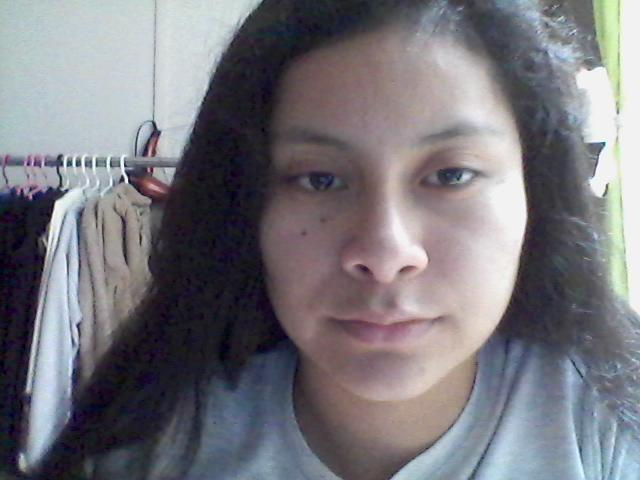
#> input picture Frame1.jpg, 640 x 480 px, given in place of the camera
$ python Blinkdetection.py
#> lines starting #> are read from the running program, lines starting #| are printed output that depends on the picture; after the words box and inside, x2 and y2 are one past the last pixel; in counts of white or black regions, pixels touching at a corner belong together
### imflatfield.py
from __future__ import print_function
from __future__ import division
import cv2 as cv
import numpy as np
import argparse

def gammaCorrection(img_original,gamma):

    lookUpTable = np.empty((1,256), np.uint8)
    for i in range(256):
        lookUpTable[0,i] = np.clip(pow(i / 255.0, gamma) * 255.0, 0, 255)

    res = cv.LUT(img_original, lookUpTable)
    return res

### imadjust.py
import numpy as np

# Image adjustment
def imadjust(img, In=(0,1.0), Out=(0,1.0), gamma=1.0):
    "J = low_out +(high_out - low_out).* ((I - low_in)/(high_in - low_in)).^ gamma"
    low_in,high_in = In
    low_out, high_out = Out

    low_in *= 255.0
    high_in *= 255.0

    low_out *= 255.0
    high_out *= 255.0

    k = (high_out - low_out) / (high_in - low_in)

    h,w = img.shape[:2]

    imgOut = np.zeros((h,w), np.uint8)

    for r in range(h):
        for c in range(w):
            if img[r,c] <= low_in:
                imgOut[r,c] = low_out
            elif img[r,c] > high_in:
                imgOut[r,c] = high_out
            else:
                res = round(k*(img[r,c]-low_in) + low_out)
                imgOut[r,c] = res
    return imgOut

### im2double.py
import numpy as np

def im2double(im):
    min_val = np.min(im.ravel())
    max_val = np.max(im.ravel())
    out = (im.astype('float') - min_val) / (max_val - min_val)
    res = out.round()
    return res

### histogram.py
import numpy as np

def hist(im):
   counts, bins = np.histogram(im)
   return counts


### Blinkdetection.py
import numpy as np
import imflatfield as ff
import imadjust as ij
import im2double as i2d
import histogram as h
import cv2

from skimage.measure import regionprops_table

# detector HaarCascade de caras
face_detect = cv2.CascadeClassifier('haarcascade_frontalface_default.xml')

# activar camara
cap = cv2.VideoCapture(0)

# variables globales
bd_stdR = []
bd_stdL = []
bd_meanR = []
bd_meanL = []
bd_hRnegro = []
bd_hRblanco = []
bd_hLnegro = []
bd_hLblanco = []
bd_difR = []
bd_difL = []

while 1:
    # captura de imagen y extraccion del canal verde
    ret, frame = cap.read()
#> frame is the input picture: shape (480, 640, 3); mean B, G, R 124.9, 118.5, 120.1
    canal = frame[:,:,2]
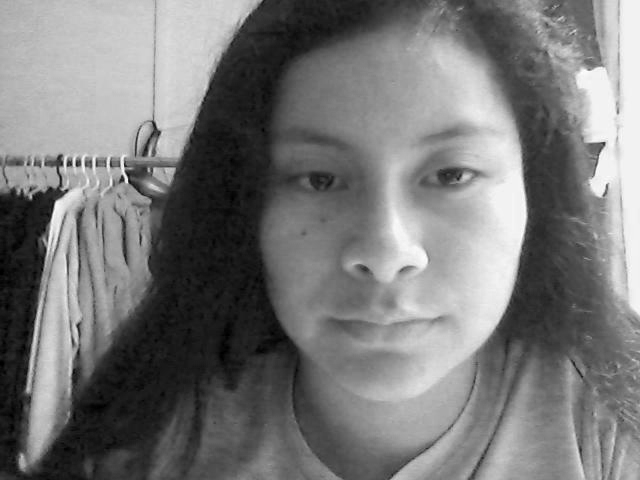
#> canal: shape (480, 640); min 0, max 255, mean 120.1

    # detectar cara
    faces = face_detect.detectMultiScale(canal,1.1,5)
#> faces = [[208, 51, 349, 349]]
    if len(faces) != 0:
        max_i = 0
        for a in range(len(faces)):
            if faces[a][2] > faces[max_i][2]:
                max_i = a
#> this loop made 1 pass
#> after the loop, max_i = 0

        # recortar cara
        bbox_face = faces[max_i]
#> bbox_face = [208, 51, 349, 349]
        face = canal[bbox_face[1]:bbox_face[1]+bbox_face[3], bbox_face[0]:bbox_face[0]+bbox_face[2]]
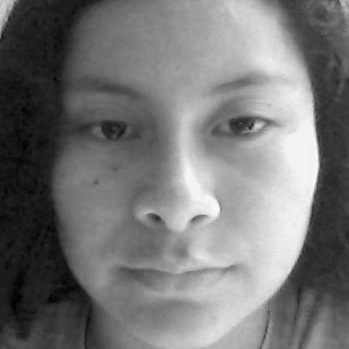
#> face: shape (349, 349); min 0, max 255, mean 117.2
        facepic = frame[bbox_face[1]:bbox_face[1]+bbox_face[3], bbox_face[0]:bbox_face[0]+bbox_face[2]]
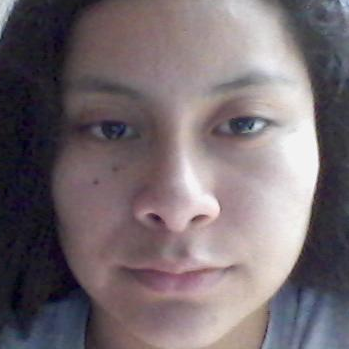
#> facepic: shape (349, 349, 3); mean B, G, R 111.4, 106.4, 117.2

        # detector HaarCascade de ojos
        eye_detect = cv2.CascadeClassifier('haarcascade_mcs_eyepair_big.xml')

        # detectar ojos
        eyes = eye_detect.detectMultiScale(face)
#> eyes = [[80, 105, 205, 50]]

        if len(eyes) != 0:
            maxi = 0
            for b in range(len(eyes)):
                if eyes[b][2] > eyes[maxi][2]:
                    maxi = b
#> after the loop, maxi = 0

            # recortar ojos
            bbox_eye = eyes[maxi]
#> bbox_eye = [80, 105, 205, 50]
            eye = face[bbox_eye[1]:bbox_eye[1]+bbox_eye[3], bbox_eye[0]:bbox_eye[0]+bbox_eye[2]]
            eyepic = facepic[bbox_eye[1]:bbox_eye[1]+bbox_eye[3], bbox_eye[0]:bbox_eye[0]+bbox_eye[2]]

            # correccion de campo de plano para emparejar sombreado
            flatfielde = ff.gammaCorrection(eye, 0.7) #valor 0.73 análogo a alpha=60 en MATLAB

            # ajuste de contraste - funcion análoga Imadjust de MATLAB
            adjust_e = ij.imadjust(flatfielde,(0.3,0.5)) # 0.5 - 0.7
#> after the loop in imadjust, `for r in range(h):`:
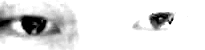
#> imgOut: shape (50, 205); min 0, max 255, mean 224.8

            double_e = i2d.im2double(adjust_e)
#> in im2double, `min_val = np.min(im.ravel())`: min_val = 0
#> in im2double, `max_val = np.max(im.ravel())`: max_val = 255
#> in im2double, `res = out.round()`:
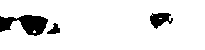
#> res: shape (50, 205) float64; values 0 (black) and 1 (white), 91.1% white; 3 black regions, box (x1, y1, x2, y2) and area: (0, 15, 48, 36) 604, (150, 13, 173, 29) 224, (47, 23, 60, 34) 80

            # parametros de segmentacion
            alto, ancho = double_e.shape[:2]
#> alto = 50; ancho = 205
            mid = round(ancho/2)
#> mid = 102

            sec_R = [0,0,mid,alto]
#> sec_R = [0, 0, 102, 50]
            sec_L = [mid+1,0,ancho,alto]
#> sec_L = [103, 0, 205, 50]

            # separamos el ojo izquierdo y derecho

            Reye = double_e[sec_R[1]:sec_R[1]+sec_R[3],sec_R[0]:sec_R[0]+sec_R[2]]
#> Reye: shape (50, 102) float64; values 0 (black) and 1 (white), 86.6% white; 2 black regions, box (x1, y1, x2, y2) and area: (0, 15, 48, 36) 604, (47, 23, 60, 34) 80
            Leye = double_e[sec_L[1]:sec_L[1]+sec_L[3],sec_L[0]:sec_L[0]+sec_L[2]]
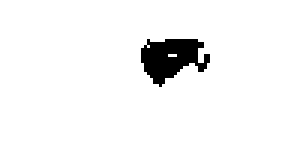
#> Leye: shape (50, 102) float64 (shown 3 times larger); values 0 (black) and 1 (white), 95.6% white; 1 black region, box (x1, y1, x2, y2) and area: (47, 13, 70, 29) 224

            ######################## EXTRACÍÓN DE PROPIEDADES PARA DETECCIÓN ##################
            # HISTOGRAMA
            hR = h.hist(Reye)
#> in hist, `counts, bins = np.histogram(im)`: counts = [684, 0, 0, 0, 0, 0, 0, 0, 0, 4416]; bins = [0, 0.1, 0.2, 0.3, 0.4, 0.5, 0.6, 0.7, 0.8, 0.9, 1]
#> hR = [684, 0, 0, 0, 0, 0, 0, 0, 0, 4416]
            hL = h.hist(Leye)
#> hL = [224, 0, 0, 0, 0, 0, 0, 0, 0, 4876]

            hR_blanco = hR[0]
#> hR_blanco = 684
            hR_negro = hR[-1]
#> hR_negro = 4416

            hL_blanco = hL[0]
#> hL_blanco = 224
            hL_negro = hL[-1]
#> hL_negro = 4876

            # PROMEDIO
            mean_R = Reye.mean()*(Reye.shape[0]*Reye.shape[1])
#> mean_R = 4416
            mean_L = Leye.mean()*(Leye.shape[0]*Leye.shape[1])
#> mean_L = 4876

            # DESVIACIÓN ESTANDAR
            std_R = Reye.std()*(Reye.shape[0]*Reye.shape[1])
#> std_R = 1738
            std_L = Leye.std()*(Leye.shape[0]*Leye.shape[1])
#> std_L = 1045.1

            # OBTENER PROPIEDADES DE REGION DE LA IMAGEN
            props_R = regionprops_table(Reye.astype(int), properties=['convex_image','orientation','convex_area'])
#> props_R = 3 items
            props_L = regionprops_table(Leye.astype(int), properties=['convex_image','orientation','convex_area'])
#> props_L = 3 items

            heightR, widthR = props_R['convex_image'][0].shape
#> heightR = 50; widthR = 102
            heightL, widthL = props_L['convex_image'][0].shape
#> heightL = 50; widthL = 102

            difR = widthR - heightR
            difL = widthL - heightL

            areaR = props_R['convex_area'][0]
#> areaR = 5100
            areaL = props_L['convex_area'][0]
#> areaL = 5100

            OR = props_R['orientation'][0]
#> OR = -1.56
            OL = props_L['orientation'][0]
#> OL = 1.57

            # ALMACENAJE DE DATA
            bd_stdR.append(std_R)
            bd_stdL.append(std_L)
            bd_meanR.append(mean_R)
            bd_meanL.append(mean_L)
            bd_hRnegro.append(hR_negro)
            bd_hLnegro.append(hL_negro)
            bd_hRblanco.append(hR_blanco)
            bd_hLblanco.append(hL_blanco)
            bd_difR.append(difR)
            bd_difL.append(difL)

            imagen = cv2.hconcat([Reye, Leye])
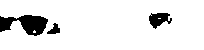
#> imagen: shape (50, 204) float64; values 0 (black) and 1 (white), 91.1% white; 3 black regions, box (x1, y1, x2, y2) and area: (0, 15, 48, 36) 604, (149, 13, 172, 29) 224, (47, 23, 60, 34) 80

            cv2.imshow('1',flatfielde)
            cv2.imshow('2',adjust_e)
            cv2.imshow('Ojos',imagen)


    ######################## CONTROL ##################################
    # si se presiona tecla 'esc' termina el programa
    k = cv2.waitKey(30) & 0xff
#> (key Esc is pressed here)
    if k == 27:
        break

$ run again, on Frame4.jpg
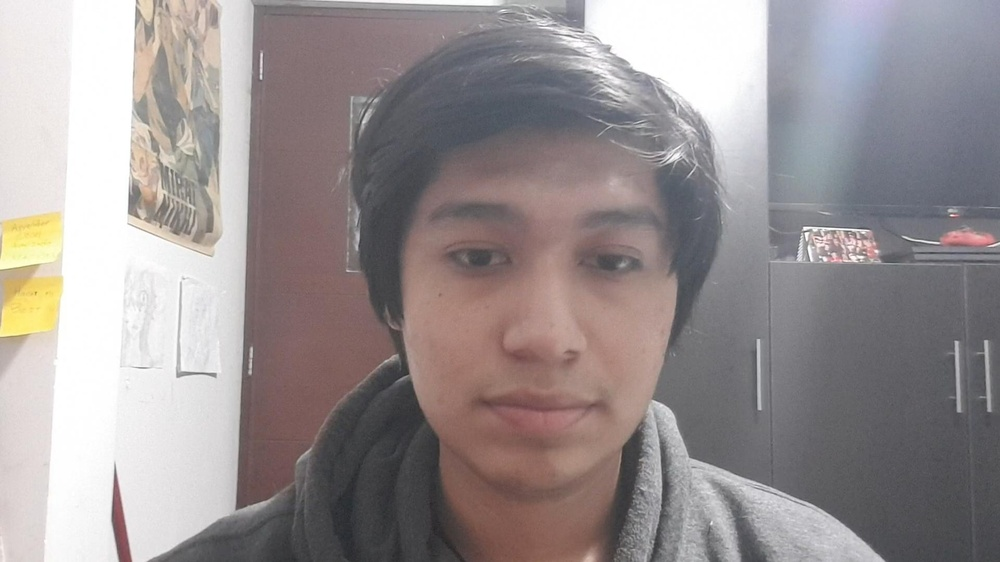
#> input picture Frame4.jpg, 1000 x 562 px, shrunk from 1920 x 1080 before the run, given in place of the camera
#> frame is the input picture: shape (562, 1000, 3); mean B, G, R 146.2, 145.7, 153.4
#> faces = [[359, 123, 364, 364]]
#> the loop `for a in range(len(faces)):` made 1 pass
#> after the loop `for a in range(len(faces)):`: max_i = 0
#> bbox_face = [359, 123, 364, 364]
#> `facepic = frame[bbox_face[1]:bbox_face[1]+bbox_face[3], bbox_face[0]:b..`:
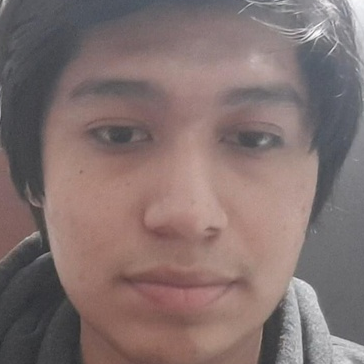
#> facepic: shape (364, 364, 3); mean B, G, R 111.4, 113.3, 130.8
#> eyes = [[74, 111, 232, 57]]
#> the loop `for b in range(len(eyes)):` made 1 pass
#> after the loop `for b in range(len(eyes)):`: maxi = 0
#> bbox_eye = [74, 111, 232, 57]
#> min_val = 112
#> max_val = 255
#> Reye: shape (57, 116) float64; values 0 (black) and 1 (white), 96.5% white; 1 black region, box (x1, y1, x2, y2) and area: (37, 17, 58, 32) 233
#> `Leye = double_e[sec_L[1]:sec_L[1]+sec_L[3],sec_L[0]:sec_L[0]+sec_L[2]]`:
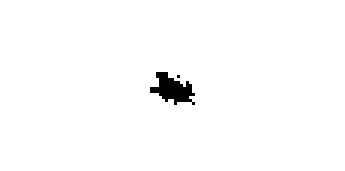
#> Leye: shape (57, 115) float64 (shown 3 times larger); values 0 (black) and 1 (white), 98.6% white; 2 black regions (1 under 20 px), largest, box (x1, y1, x2, y2) and area: (50, 24, 65, 35) 89
#> counts = [233, 0, 0, 0, 0, 0, 0, 0, 0, 6379]; bins = [0, 0.1, 0.2, 0.3, 0.4, 0.5, 0.6, 0.7, 0.8, 0.9, 1]
#> hR = [233, 0, 0, 0, 0, 0, 0, 0, 0, 6379]
#> hL = [90, 0, 0, 0, 0, 0, 0, 0, 0, 6465]
#> hR_blanco = 233
#> hR_negro = 6379
#> hL_blanco = 90
#> hL_negro = 6465
#> mean_R = 6379
#> mean_L = 6465
#> std_R = 1219.1
#> std_L = 762.8
#> props_R = 3 items
#> areaR = 6612
#> areaL = 6555
#> OR = -1.57
#> imagen: shape (57, 231) float64; values 0 (black) and 1 (white), 97.5% white; 3 black regions (1 under 20 px), largest, box (x1, y1, x2, y2) and area: (37, 17, 58, 32) 233, (166, 24, 181, 35) 89
